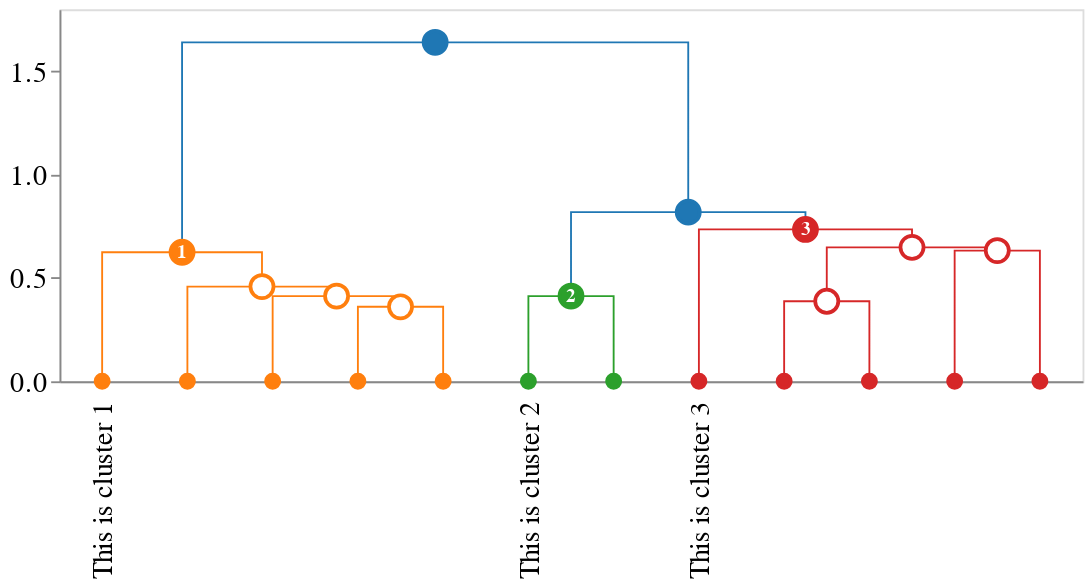

Write notebook code for a chart like this one.
### Markdown cell above
### Text sizes

Text sizes are not natively integrated into idendrogram. You may be able to change them by manipulating the returned objects directly. E.g., in Altair:

### Code cell
chart = to_altair(dendrogram=dendrogram, height=200, width=629)
chart.configure_axis(
    labelFontSize=15,
    titleFontSize=15
)

### Figure 1 — Vega-Lite specification as saved in the notebook (floating-point values rounded to 4 significant figures)
{"layer": [{"data": {"name": "data-14cecd4bee7b75d255fafc30acb8179d"}, "mark": "line", "encoding": {"color": {"field": "fillcolor", "legend": null, "scale": null, "type": "nominal"}, "detail": {"field": "index", "type": "quantitative"}, "order": {"field": "_order_helper", "type": "quantitative"}, "strokeDash": {"field": "strokedash", "legend": null, "scale": null, "type": "nominal"}, "strokeOpacity": {"field": "strokeopacity", "legend": null, "scale": null, "type": "quantitative"}, "strokeWidth": {"field": "strokewidth", "legend": null, "scale": null, "type": "quantitative"}, "x": {"axis": {"grid": false, "labelAngle": -90, "labelExpr": "datum.value == 5.0 ? 'This is cluster 1' : datum.value == 15.0 ? ' ' : datum.value == 25.0 ? ' ' : datum.value == 35.0 ? ' ' : datum.value == 45.0 ? ' ' : datum.value == 55.0 ? 'This is cluster 2' : datum.value == 65.0 ? ' ' : datum.value == 75.0 ? 'This is cluster 3' : datum.value == 85.0 ? ' ' : datum.value == 95.0 ? ' ' : datum.value == 105.0 ? ' ' : datum.value == 115.0 ? ' ' : ''", "labelPadding": 10, "orient": "bottom", "ticks": false, "values": [5.0, 15.0, 25.0, 35.0, 45.0, 55.0, 65.0, 75.0, 85.0, 95.0, 105.0, 115.0]}, "field": "x", "title": null, "type": "quantitative"}, "y": {"axis": {"grid": false}, "field": "y", "scale": {"reverse": false, "type": "linear"}, "title": null, "type": "quantitative"}}}, {"layer": [{"layer": [{"mark": "point", "encoding": {"fill": {"field": "fillcolor", "scale": null, "type": "nominal"}, "opacity": {"field": "opacity", "scale": null, "type": "quantitative"}, "size": {"field": "size", "scale": null, "type": "quantitative"}, "stroke": {"field": "edgecolor", "scale": null, "type": "nominal"}, "tooltip": {"field": "hovertext", "type": "nominal"}, "x": {"axis": {"grid": false, "labelAngle": -90, "labelExpr": "datum.value == 5.0 ? 'This is cluster 1' : datum.value == 15.0 ? ' ' : datum.value == 25.0 ? ' ' : datum.value == 35.0 ? ' ' : datum.value == 45.0 ? ' ' : datum.value == 55.0 ? 'This is cluster 2' : datum.value == 65.0 ? ' ' : datum.value == 75.0 ? 'This is cluster 3' : datum.value == 85.0 ? ' ' : datum.value == 95.0 ? ' ' : datum.value == 105.0 ? ' ' : datum.value == 115.0 ? ' ' : ''", "labelPadding": 10, "orient": "bottom", "ticks": false, "values": [5.0, 15.0, 25.0, 35.0, 45.0, 55.0, 65.0, 75.0, 85.0, 95.0, 105.0, 115.0]}, "field": "x", "title": null, "type": "quantitative"}, "y": {"axis": {"grid": false}, "field": "y", "scale": {"reverse": false, "type": "linear"}, "title": null, "type": "quantitative"}}}, {"mark": {"type": "text", "fontWeight": "bold"}, "encoding": {"color": {"field": "labelcolor", "scale": null, "type": "nominal"}, "size": {"field": "labelsize", "scale": null, "type": "quantitative"}, "text": {"field": "label", "type": "nominal"}, "tooltip": {"field": "hovertext", "type": "nominal"}, "x": {"axis": {"grid": false, "labelAngle": -90, "labelExpr": "datum.value == 5.0 ? 'This is cluster 1' : datum.value == 15.0 ? ' ' : datum.value == 25.0 ? ' ' : datum.value == 35.0 ? ' ' : datum.value == 45.0 ? ' ' : datum.value == 55.0 ? 'This is cluster 2' : datum.value == 65.0 ? ' ' : datum.value == 75.0 ? 'This is cluster 3' : datum.value == 85.0 ? ' ' : datum.value == 95.0 ? ' ' : datum.value == 105.0 ? ' ' : datum.value == 115.0 ? ' ' : ''", "labelPadding": 10, "orient": "bottom", "ticks": false, "values": [5.0, 15.0, 25.0, 35.0, 45.0, 55.0, 65.0, 75.0, 85.0, 95.0, 105.0, 115.0]}, "field": "x", "title": null, "type": "quantitative"}, "y": {"axis": {"grid": false}, "field": "y", "scale": {"reverse": false, "type": "linear"}, "title": null, "type": "quantitative"}}}]}], "data": {"name": "data-0bad9ac68e1ead0298d3c832bc7a79db"}}], "config": {"axis": {"labelFontSize": 15, "titleFontSize": 15}}, "height": 200, "width": 550, "$schema": "https://vega.github.io/schema/vega-lite/v4.17.0.json", "datasets": {"data-14cecd4bee7b75d255fafc30acb8179d": [{"index": 0, "x": 35.0, "y": 0.0, "fillcolor": "#ff7f0e", "id": 269, "children_id": [15, 263], "cluster_id": null, "strokewidth": 1.0, "strokedash": [1, 0], "strokeopacity": 1.0, "_order_helper": 0}, {"index": 0, "x": 35.0, "y": 0.3606, "fillcolor": "#ff7f0e", "id": 269, "children_id": [15, 263], "cluster_id": null, "strokewidth": 1.0, "strokedash": [1, 0], "strokeopacity": 1.0, "_order_helper": 1}, {"index": 0, "x": 45.0, "y": 0.3606, "fillcolor": "#ff7f0e", "id": 269, "children_id": [15, 263], "cluster_id": null, "strokewidth": 1.0, "strokedash": [1, 0], "strokeopacity": 1.0, "_order_helper": 2}, {"index": 0, "x": 45.0, "y": 0.0, "fillcolor": "#ff7f0e", "id": 269, "children_id": [15, 263], "cluster_id": null, "strokewidth": 1.0, "strokedash": [1, 0], "strokeopacity": 1.0, "_order_helper": 3}, {"index": 1, "x": 25.0, "y": 0.0, "fillcolor": "#ff7f0e", "id": 278, "children_id": [14, 269], "cluster_id": null, "strokewidth": 1.0, "strokedash": [1, 0], "strokeopacity": 1.0, "_order_helper": 0}, {"index": 1, "x": 25.0, "y": 0.4123, "fillcolor": "#ff7f0e", "id": 278, "children_id": [14, 269], "cluster_id": null, "strokewidth": 1.0, "strokedash": [1, 0], "strokeopacity": 1.0, "_order_helper": 1}, {"index": 1, "x": 40.0, "y": 0.4123, "fillcolor": "#ff7f0e", "id": 278, "children_id": [14, 269], "cluster_id": null, "strokewidth": 1.0, "strokedash": [1, 0], "strokeopacity": 1.0, "_order_helper": 2}, {"index": 1, "x": 40.0, "y": 0.3606, "fillcolor": "#ff7f0e", "id": 278, "children_id": [14, 269], "cluster_id": null, "strokewidth": 1.0, "strokedash": [1, 0], "strokeopacity": 1.0, "_order_helper": 3}, {"index": 2, "x": 15.0, "y": 0.0, "fillcolor": "#ff7f0e", "id": 285, "children_id": [22, 278], "cluster_id": null, "strokewidth": 1.0, "strokedash": [1, 0], "strokeopacity": 1.0, "_order_helper": 0}, {"index": 2, "x": 15.0, "y": 0.4583, "fillcolor": "#ff7f0e", "id": 285, "children_id": [22, 278], "cluster_id": null, "strokewidth": 1.0, "strokedash": [1, 0], "strokeopacity": 1.0, "_order_helper": 1}, {"index": 2, "x": 32.5, "y": 0.4583, "fillcolor": "#ff7f0e", "id": 285, "children_id": [22, 278], "cluster_id": null, "strokewidth": 1.0, "strokedash": [1, 0], "strokeopacity": 1.0, "_order_helper": 2}, {"index": 2, "x": 32.5, "y": 0.4123, "fillcolor": "#ff7f0e", "id": 285, "children_id": [22, 278], "cluster_id": null, "strokewidth": 1.0, "strokedash": [1, 0], "strokeopacity": 1.0, "_order_helper": 3}, {"index": 3, "x": 5.0, "y": 0.0, "fillcolor": "#ff7f0e", "id": 293, "children_id": [41, 285], "cluster_id": 1.0, "strokewidth": 1.0, "strokedash": [1, 0], "strokeopacity": 1.0, "_order_helper": 0}, {"index": 3, "x": 5.0, "y": 0.6245, "fillcolor": "#ff7f0e", "id": 293, "children_id": [41, 285], "cluster_id": 1.0, "strokewidth": 1.0, "strokedash": [1, 0], "strokeopacity": 1.0, "_order_helper": 1}, {"index": 3, "x": 23.75, "y": 0.6245, "fillcolor": "#ff7f0e", "id": 293, "children_id": [41, 285], "cluster_id": 1.0, "strokewidth": 1.0, "strokedash": [1, 0], "strokeopacity": 1.0, "_order_helper": 2}, {"index": 3, "x": 23.75, "y": 0.4583, "fillcolor": "#ff7f0e", "id": 293, "children_id": [41, 285], "cluster_id": 1.0, "strokewidth": 1.0, "strokedash": [1, 0], "strokeopacity": 1.0, "_order_helper": 3}, {"index": 4, "x": 55.0, "y": 0.0, "fillcolor": "#2ca02c", "id": 279, "children_id": [117, 131], "cluster_id": 2.0, "strokewidth": 1.0, "strokedash": [1, 0], "strokeopacity": 1.0, "_order_helper": 0}, {"index": 4, "x": 55.0, "y": 0.4123, "fillcolor": "#2ca02c", "id": 279, "children_id": [117, 131], "cluster_id": 2.0, "strokewidth": 1.0, "strokedash": [1, 0], "strokeopacity": 1.0, "_order_helper": 1}, {"index": 4, "x": 65.0, "y": 0.4123, "fillcolor": "#2ca02c", "id": 279, "children_id": [117, 131], "cluster_id": 2.0, "strokewidth": 1.0, "strokedash": [1, 0], "strokeopacity": 1.0, "_order_helper": 2}, {"index": 4, "x": 65.0, "y": 0.0, "fillcolor": "#2ca02c", "id": 279, "children_id": [117, 131], "cluster_id": 2.0, "strokewidth": 1.0, "strokedash": [1, 0], "strokeopacity": 1.0, "_order_helper": 3}, {"index": 5, "x": 85.0, "y": 0.0, "fillcolor": "#d62728", "id": 273, "children_id": [98, 265], "cluster_id": null, "strokewidth": 1.0, "strokedash": [1, 0], "strokeopacity": 1.0, "_order_helper": 0}, {"index": 5, "x": 85.0, "y": 0.3873, "fillcolor": "#d62728", "id": 273, "children_id": [98, 265], "cluster_id": null, "strokewidth": 1.0, "strokedash": [1, 0], "strokeopacity": 1.0, "_order_helper": 1}, {"index": 5, "x": 95.0, "y": 0.3873, "fillcolor": "#d62728", "id": 273, "children_id": [98, 265], "cluster_id": null, "strokewidth": 1.0, "strokedash": [1, 0], "strokeopacity": 1.0, "_order_helper": 2}, {"index": 5, "x": 95.0, "y": 0.0, "fillcolor": "#d62728", "id": 273, "children_id": [98, 265], "cluster_id": null, "strokewidth": 1.0, "strokedash": [1, 0], "strokeopacity": 1.0, "_order_helper": 3}, {"index": 6, "x": 105.0, "y": 0.0, "fillcolor": "#d62728", "id": 294, "children_id": [109, 292], "cluster_id": null, "strokewidth": 1.0, "strokedash": [1, 0], "strokeopacity": 1.0, "_order_helper": 0}, {"index": 6, "x": 105.0, "y": 0.6325, "fillcolor": "#d62728", "id": 294, "children_id": [109, 292], "cluster_id": null, "strokewidth": 1.0, "strokedash": [1, 0], "strokeopacity": 1.0, "_order_helper": 1}, {"index": 6, "x": 115.0, "y": 0.6325, "fillcolor": "#d62728", "id": 294, "children_id": [109, 292], "cluster_id": null, "strokewidth": 1.0, "strokedash": [1, 0], "strokeopacity": 1.0, "_order_helper": 2}, {"index": 6, "x": 115.0, "y": 0.0, "fillcolor": "#d62728", "id": 294, "children_id": [109, 292], "cluster_id": null, "strokewidth": 1.0, "strokedash": [1, 0], "strokeopacity": 1.0, "_order_helper": 3}, {"index": 7, "x": 90.0, "y": 0.3873, "fillcolor": "#d62728", "id": 295, "children_id": [273, 294], "cluster_id": null, "strokewidth": 1.0, "strokedash": [1, 0], "strokeopacity": 1.0, "_order_helper": 0}, {"index": 7, "x": 90.0, "y": 0.6481, "fillcolor": "#d62728", "id": 295, "children_id": [273, 294], "cluster_id": null, "strokewidth": 1.0, "strokedash": [1, 0], "strokeopacity": 1.0, "_order_helper": 1}, {"index": 7, "x": 110.0, "y": 0.6481, "fillcolor": "#d62728", "id": 295, "children_id": [273, 294], "cluster_id": null, "strokewidth": 1.0, "strokedash": [1, 0], "strokeopacity": 1.0, "_order_helper": 2}, {"index": 7, "x": 110.0, "y": 0.6325, "fillcolor": "#d62728", "id": 295, "children_id": [273, 294], "cluster_id": null, "strokewidth": 1.0, "strokedash": [1, 0], "strokeopacity": 1.0, "_order_helper": 3}, {"index": 8, "x": 75.0, "y": 0.0, "fillcolor": "#d62728", "id": 296, "children_id": [106, 295], "cluster_id": 3.0, "strokewidth": 1.0, "strokedash": [1, 0], "strokeopacity": 1.0, "_order_helper": 0}, {"index": 8, "x": 75.0, "y": 0.7348, "fillcolor": "#d62728", "id": 296, "children_id": [106, 295], "cluster_id": 3.0, "strokewidth": 1.0, "strokedash": [1, 0], "strokeopacity": 1.0, "_order_helper": 1}, {"index": 8, "x": 100.0, "y": 0.7348, "fillcolor": "#d62728", "id": 296, "children_id": [106, 295], "cluster_id": 3.0, "strokewidth": 1.0, "strokedash": [1, 0], "strokeopacity": 1.0, "_order_helper": 2}, {"index": 8, "x": 100.0, "y": 0.6481, "fillcolor": "#d62728", "id": 296, "children_id": [106, 295], "cluster_id": 3.0, "strokewidth": 1.0, "strokedash": [1, 0], "strokeopacity": 1.0, "_order_helper": 3}, {"index": 9, "x": 60.0, "y": 0.4123, "fillcolor": "#1f77b4", "id": 297, "children_id": [279, 296], "cluster_id": null, "strokewidth": 1.0, "strokedash": [1, 0], "strokeopacity": 1.0, "_order_helper": 0}, {"index": 9, "x": 60.0, "y": 0.8185, "fillcolor": "#1f77b4", "id": 297, "children_id": [279, 296], "cluster_id": null, "strokewidth": 1.0, "strokedash": [1, 0], "strokeopacity": 1.0, "_order_helper": 1}, {"index": 9, "x": 87.5, "y": 0.8185, "fillcolor": "#1f77b4", "id": 297, "children_id": [279, 296], "cluster_id": null, "strokewidth": 1.0, "strokedash": [1, 0], "strokeopacity": 1.0, "_order_helper": 2}, {"index": 9, "x": 87.5, "y": 0.7348, "fillcolor": "#1f77b4", "id": 297, "children_id": [279, 296], "cluster_id": null, "strokewidth": 1.0, "strokedash": [1, 0], "strokeopacity": 1.0, "_order_helper": 3}, {"index": 10, "x": 14.38, "y": 0.6245, "fillcolor": "#1f77b4", "id": 298, "children_id": [293, 297], "cluster_id": null, "strokewidth": 1.0, "strokedash": [1, 0], "strokeopacity": 1.0, "_order_helper": 0}, {"index": 10, "x": 14.38, "y": 1.64, "fillcolor": "#1f77b4", "id": 298, "children_id": [293, 297], "cluster_id": null, "strokewidth": 1.0, "strokedash": [1, 0], "strokeopacity": 1.0, "_order_helper": 1}, {"index": 10, "x": 73.75, "y": 1.64, "fillcolor": "#1f77b4", "id": 298, "children_id": [293, 297], "cluster_id": null, "strokewidth": 1.0, "strokedash": [1, 0], "strokeopacity": 1.0, "_order_helper": 2}, {"index": 10, "x": 73.75, "y": 0.8185, "fillcolor": "#1f77b4", "id": 298, "children_id": [293, 297], "cluster_id": null, "strokewidth": 1.0, "strokedash": [1, 0], "strokeopacity": 1.0, "_order_helper": 3}], "data-0bad9ac68e1ead0298d3c832bc7a79db": [{"x": 5.0, "y": 0.0, "type": "leaf", "id": 41, "cluster_id": null, "edgecolor": "#ff7f0e", "label": "", "hovertext": {"# of items": "1", "linkage id": 41}, "fillcolor": "#ff7f0e", "radius": 4.0, "opacity": 1.0, "labelsize": 10.0, "labelcolor": "#fff", "_default_leaf_radius": 4.0, "_default_leaf_radius_if_cluster": 7.0, "size": 50.27}, {"x": 15.0, "y": 0.0, "type": "leaf", "id": 22, "cluster_id": null, "edgecolor": "#ff7f0e", "label": "", "hovertext": {"# of items": "1", "linkage id": 22}, "fillcolor": "#ff7f0e", "radius": 4.0, "opacity": 1.0, "labelsize": 10.0, "labelcolor": "#fff", "_default_leaf_radius": 4.0, "_default_leaf_radius_if_cluster": 7.0, "size": 50.27}, {"x": 25.0, "y": 0.0, "type": "leaf", "id": 14, "cluster_id": null, "edgecolor": "#ff7f0e", "label": "", "hovertext": {"# of items": "1", "linkage id": 14}, "fillcolor": "#ff7f0e", "radius": 4.0, "opacity": 1.0, "labelsize": 10.0, "labelcolor": "#fff", "_default_leaf_radius": 4.0, "_default_leaf_radius_if_cluster": 7.0, "size": 50.27}, {"x": 35.0, "y": 0.0, "type": "leaf", "id": 15, "cluster_id": null, "edgecolor": "#ff7f0e", "label": "", "hovertext": {"# of items": "1", "linkage id": 15}, "fillcolor": "#ff7f0e", "radius": 4.0, "opacity": 1.0, "labelsize": 10.0, "labelcolor": "#fff", "_default_leaf_radius": 4.0, "_default_leaf_radius_if_cluster": 7.0, "size": 50.27}, {"x": 45.0, "y": 0.0, "type": "leaf", "id": 263, "cluster_id": null, "edgecolor": "#ff7f0e", "label": "", "hovertext": {"# of items": "46", "linkage id": 263}, "fillcolor": "#ff7f0e", "radius": 4.0, "opacity": 1.0, "labelsize": 10.0, "labelcolor": "#fff", "_default_leaf_radius": 4.0, "_default_leaf_radius_if_cluster": 7.0, "size": 50.27}, {"x": 55.0, "y": 0.0, "type": "leaf", "id": 117, "cluster_id": null, "edgecolor": "#2ca02c", "label": "", "hovertext": {"# of items": "1", "linkage id": 117}, "fillcolor": "#2ca02c", "radius": 4.0, "opacity": 1.0, "labelsize": 10.0, "labelcolor": "#fff", "_default_leaf_radius": 4.0, "_default_leaf_radius_if_cluster": 7.0, "size": 50.27}, {"x": 65.0, "y": 0.0, "type": "leaf", "id": 131, "cluster_id": null, "edgecolor": "#2ca02c", "label": "", "hovertext": {"# of items": "1", "linkage id": 131}, "fillcolor": "#2ca02c", "radius": 4.0, "opacity": 1.0, "labelsize": 10.0, "labelcolor": "#fff", "_default_leaf_radius": 4.0, "_default_leaf_radius_if_cluster": 7.0, "size": 50.27}, {"x": 75.0, "y": 0.0, "type": "leaf", "id": 106, "cluster_id": null, "edgecolor": "#d62728", "label": "", "hovertext": {"# of items": "1", "linkage id": 106}, "fillcolor": "#d62728", "radius": 4.0, "opacity": 1.0, "labelsize": 10.0, "labelcolor": "#fff", "_default_leaf_radius": 4.0, "_default_leaf_radius_if_cluster": 7.0, "size": 50.27}, {"x": 85.0, "y": 0.0, "type": "leaf", "id": 98, "cluster_id": null, "edgecolor": "#d62728", "label": "", "hovertext": {"# of items": "1", "linkage id": 98}, "fillcolor": "#d62728", "radius": 4.0, "opacity": 1.0, "labelsize": 10.0, "labelcolor": "#fff", "_default_leaf_radius": 4.0, "_default_leaf_radius_if_cluster": 7.0, "size": 50.27}, {"x": 95.0, "y": 0.0, "type": "leaf", "id": 265, "cluster_id": null, "edgecolor": "#d62728", "label": "", "hovertext": {"# of items": "3", "linkage id": 265}, "fillcolor": "#d62728", "radius": 4.0, "opacity": 1.0, "labelsize": 10.0, "labelcolor": "#fff", "_default_leaf_radius": 4.0, "_default_leaf_radius_if_cluster": 7.0, "size": 50.27}, {"x": 105.0, "y": 0.0, "type": "leaf", "id": 109, "cluster_id": null, "edgecolor": "#d62728", "label": "", "hovertext": {"# of items": "1", "linkage id": 109}, "fillcolor": "#d62728", "radius": 4.0, "opacity": 1.0, "labelsize": 10.0, "labelcolor": "#fff", "_default_leaf_radius": 4.0, "_default_leaf_radius_if_cluster": 7.0, "size": 50.27}, {"x": 115.0, "y": 0.0, "type": "leaf", "id": 292, "cluster_id": null, "edgecolor": "#d62728", "label": "", "hovertext": {"# of items": "92", "linkage id": 292}, "fillcolor": "#d62728", "radius": 4.0, "opacity": 1.0, "labelsize": 10.0, "labelcolor": "#fff", "_default_leaf_radius": 4.0, "_default_leaf_radius_if_cluster": 7.0, "size": 50.27}, {"x": 40.0, "y": 0.3606, "type": "subcluster", "id": 269, "cluster_id": null, "edgecolor": "#ff7f0e", "label": "", "hovertext": {"# of items": "47", "linkage id": 269}, "fillcolor": "#fff", "radius": 7.0, "opacity": 1.0, "labelsize": 10.0, "labelcolor": "#fff", "_default_leaf_radius": 4.0, "_default_leaf_radius_if_cluster": 7.0, "size": 153.9}, {"x": 32.5, "y": 0.4123, "type": "subcluster", "id": 278, "cluster_id": null, "edgecolor": "#ff7f0e", "label": "", "hovertext": {"# of items": "48", "linkage id": 278}, "fillcolor": "#fff", "radius": 7.0, "opacity": 1.0, "labelsize": 10.0, "labelcolor": "#fff", "_default_leaf_radius": 4.0, "_default_leaf_radius_if_cluster": 7.0, "size": 153.9}, {"x": 23.75, "y": 0.4583, "type": "subcluster", "id": 285, "cluster_id": null, "edgecolor": "#ff7f0e", "label": "", "hovertext": {"# of items": "49", "linkage id": 285}, "fillcolor": "#fff", "radius": 7.0, "opacity": 1.0, "labelsize": 10.0, "labelcolor": "#fff", "_default_leaf_radius": 4.0, "_default_leaf_radius_if_cluster": 7.0, "size": 153.9}, {"x": 14.38, "y": 0.6245, "type": "cluster", "id": 293, "cluster_id": 1.0, "edgecolor": "#ff7f0e", "label": "1", "hovertext": {"# of items": "50", "linkage id": 293}, "fillcolor": "#ff7f0e", "radius": 7.0, "opacity": 1.0, "labelsize": 10.0, "labelcolor": "#fff", "_default_leaf_radius": 4.0, "_default_leaf_radius_if_cluster": 7.0, "size": 153.9}, {"x": 60.0, "y": 0.4123, "type": "cluster", "id": 279, "cluster_id": 2.0, "edgecolor": "#2ca02c", "label": "2", "hovertext": {"# of items": "2", "linkage id": 279}, "fillcolor": "#2ca02c", "radius": 7.0, "opacity": 1.0, "labelsize": 10.0, "labelcolor": "#fff", "_default_leaf_radius": 4.0, "_default_leaf_radius_if_cluster": 7.0, "size": 153.9}, {"x": 90.0, "y": 0.3873, "type": "subcluster", "id": 273, "cluster_id": null, "edgecolor": "#d62728", "label": "", "hovertext": {"# of items": "4", "linkage id": 273}, "fillcolor": "#fff", "radius": 7.0, "opacity": 1.0, "labelsize": 10.0, "labelcolor": "#fff", "_default_leaf_radius": 4.0, "_default_leaf_radius_if_cluster": 7.0, "size": 153.9}, {"x": 110.0, "y": 0.6325, "type": "subcluster", "id": 294, "cluster_id": null, "edgecolor": "#d62728", "label": "", "hovertext": {"# of items": "93", "linkage id": 294}, "fillcolor": "#fff", "radius": 7.0, "opacity": 1.0, "labelsize": 10.0, "labelcolor": "#fff", "_default_leaf_radius": 4.0, "_default_leaf_radius_if_cluster": 7.0, "size": 153.9}, {"x": 100.0, "y": 0.6481, "type": "subcluster", "id": 295, "cluster_id": null, "edgecolor": "#d62728", "label": "", "hovertext": {"# of items": "97", "linkage id": 295}, "fillcolor": "#fff", "radius": 7.0, "opacity": 1.0, "labelsize": 10.0, "labelcolor": "#fff", "_default_leaf_radius": 4.0, "_default_leaf_radius_if_cluster": 7.0, "size": 153.9}, {"x": 87.5, "y": 0.7348, "type": "cluster", "id": 296, "cluster_id": 3.0, "edgecolor": "#d62728", "label": "3", "hovertext": {"# of items": "98", "linkage id": 296}, "fillcolor": "#d62728", "radius": 7.0, "opacity": 1.0, "labelsize": 10.0, "labelcolor": "#fff", "_default_leaf_radius": 4.0, "_default_leaf_radius_if_cluster": 7.0, "size": 153.9}, {"x": 73.75, "y": 0.8185, "type": "supercluster", "id": 297, "cluster_id": null, "edgecolor": "#1f77b4", "label": "", "hovertext": {"# of items": "100", "linkage id": 297}, "fillcolor": "#1f77b4", "radius": 7.0, "opacity": 1.0, "labelsize": 10.0, "labelcolor": "#fff", "_default_leaf_radius": 4.0, "_default_leaf_radius_if_cluster": 7.0, "size": 153.9}, {"x": 44.06, "y": 1.64, "type": "supercluster", "id": 298, "cluster_id": null, "edgecolor": "#1f77b4", "label": "", "hovertext": {"# of items": "150", "linkage id": 298}, "fillcolor": "#1f77b4", "radius": 7.0, "opacity": 1.0, "labelsize": 10.0, "labelcolor": "#fff", "_default_leaf_radius": 4.0, "_default_leaf_radius_if_cluster": 7.0, "size": 153.9}]}}
